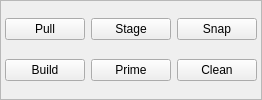
       <widget class="QFrame" name="commands_frame">
        <property name="sizePolicy">
         <sizepolicy hsizetype="Preferred" vsizetype="Maximum">
          <horstretch>0</horstretch>
          <verstretch>0</verstretch>
         </sizepolicy>
        </property>
        <property name="frameShape">
         <enum>QFrame::StyledPanel</enum>
        </property>
        <property name="frameShadow">
         <enum>QFrame::Plain</enum>
        </property>
        <layout class="QGridLayout" name="gridLayout">
         <property name="leftMargin">
          <number>4</number>
         </property>
         <property name="topMargin">
          <number>4</number>
         </property>
         <property name="rightMargin">
          <number>4</number>
         </property>
         <property name="bottomMargin">
          <number>4</number>
         </property>
         <item row="0" column="4">
          <widget class="QPushButton" name="snap">
           <property name="styleSheet">
            <string notr="true"/>
           </property>
           <property name="text">
            <string>Snap</string>
           </property>
           <property name="iconSize">
            <size>
             <width>16</width>
             <height>16</height>
            </size>
           </property>
           <property name="shortcut">
            <string>Ctrl+R</string>
           </property>
          </widget>
         </item>
         <item row="1" column="0">
          <widget class="QPushButton" name="build">
           <property name="text">
            <string>Build</string>
           </property>
           <property name="icon">
            <iconset resource="rc.qrc">
             <normaloff>:/rc/rc/have_child.png</normaloff>:/rc/rc/have_child.png</iconset>
           </property>
           <property name="iconSize">
            <size>
             <width>16</width>
             <height>16</height>
            </size>
           </property>
          </widget>
         </item>
         <item row="0" column="0">
          <widget class="QPushButton" name="pull">
           <property name="text">
            <string>Pull</string>
           </property>
           <property name="icon">
            <iconset resource="rc.qrc">
             <normaloff>:/rc/rc/have_child.png</normaloff>:/rc/rc/have_child.png</iconset>
           </property>
           <property name="iconSize">
            <size>
             <width>16</width>
             <height>16</height>
            </size>
           </property>
          </widget>
         </item>
         <item row="1" column="1">
          <widget class="QPushButton" name="prime">
           <property name="text">
            <string>Prime</string>
           </property>
           <property name="icon">
            <iconset resource="rc.qrc">
             <normaloff>:/rc/rc/have_child.png</normaloff>:/rc/rc/have_child.png</iconset>
           </property>
           <property name="iconSize">
            <size>
             <width>16</width>
             <height>16</height>
            </size>
           </property>
          </widget>
         </item>
         <item row="0" column="1">
          <widget class="QPushButton" name="stage">
           <property name="text">
            <string>Stage</string>
           </property>
           <property name="icon">
            <iconset resource="rc.qrc">
             <normaloff>:/rc/rc/have_child.png</normaloff>:/rc/rc/have_child.png</iconset>
           </property>
           <property name="iconSize">
            <size>
             <width>16</width>
             <height>16</height>
            </size>
           </property>
          </widget>
         </item>
         <item row="1" column="4">
          <widget class="QPushButton" name="clean_toolButton">
           <property name="sizePolicy">
            <sizepolicy hsizetype="Preferred" vsizetype="Preferred">
             <horstretch>0</horstretch>
             <verstretch>0</verstretch>
            </sizepolicy>
           </property>
           <property name="text">
            <string>Clean</string>
           </property>
           <property name="icon">
            <iconset resource="rc.qrc">
             <normaloff>:/rc/rc/have_child.png</normaloff>:/rc/rc/have_child.png</iconset>
           </property>
           <property name="iconSize">
            <size>
             <width>16</width>
             <height>16</height>
            </size>
           </property>
          </widget>
         </item>
        </layout>
       </widget>
